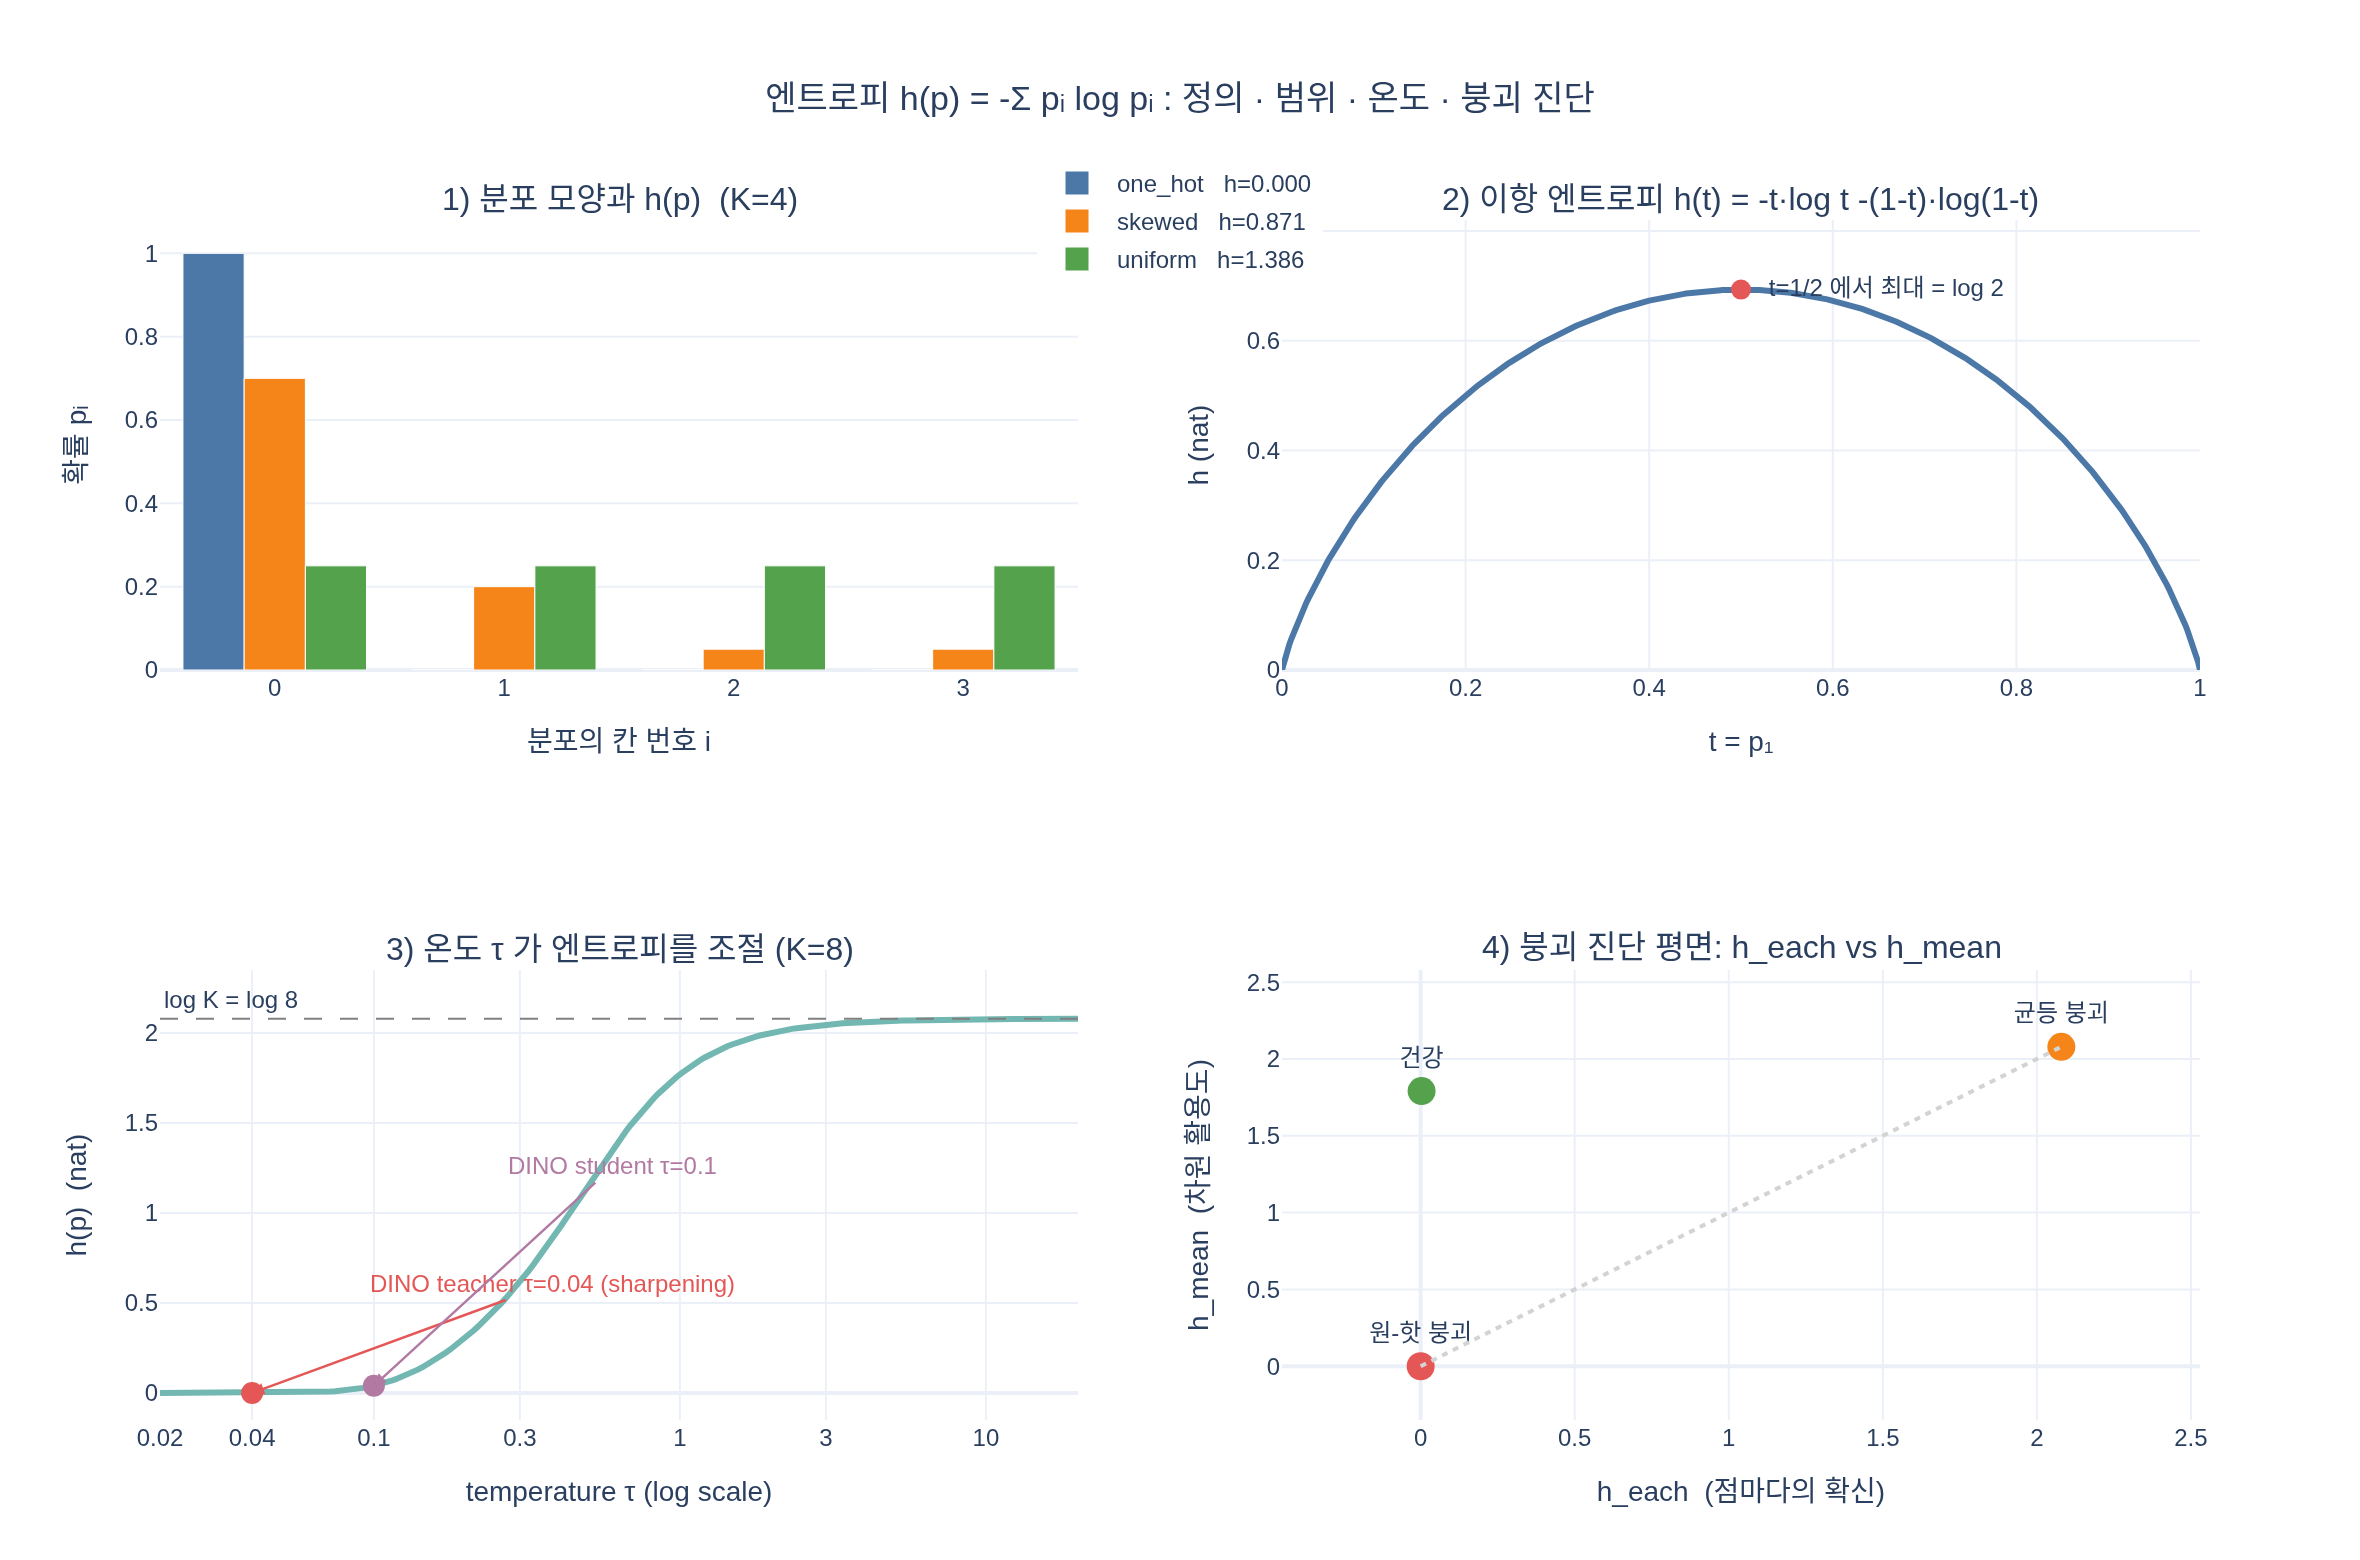

Here is the Python script that generated this plot:
# ---
# jupyter:
#   jupytext:
#     text_representation:
#       extension: .py
#       format_name: percent
#       format_version: '1.3'
#   kernelspec:
#     display_name: Python 3
#     language: python
#     name: python3
# ---

# 필요 패키지: numpy, plotly, kaleido (expy.png 저장용)

# %% [markdown]
# # 엔트로피 $h(p) = -\sum_i p_i \log p_i$ 만져보기
#
# 확률분포 $p = (p_1,\dots,p_K)$의 엔트로피는
#
# $$h(p) = -\sum_{i=1}^{K} p_i \log p_i$$
#
# "분포가 얼마나 퍼져 있는가"를 숫자 하나로 나타낸다.
# 아래에서 정의 → 성질($0 \le h \le \log K$) → 온도로 조절하기 → DINO에서의 쓰임 순으로 확인한다.

# %%
import numpy as np
import plotly.graph_objects as go
from plotly.subplots import make_subplots

np.set_printoptions(precision=3, suppress=True)


def _show(fig):
    try:
        from IPython import get_ipython
        if get_ipython() is not None:  # VSCode 셀/Jupyter에서만 렌더링
            fig.show()
    except ImportError:
        pass


print("numpy", np.__version__)
# 출력: numpy 1.26.4

# %% [markdown]
# ## 1. 정의를 그대로 코드로
#
# $$h(p) = -\sum_i p_i \log p_i$$
#
# $p_i = 0$인 항은 $\lim_{p\to 0^+} p\log p = 0$ 이므로 0으로 취급한다.
# 실무 코드에서는 `log(0) = -inf`를 피하려고 아주 작은 값으로 잘라(clamp) 준다.

# %%
EPS = 1e-12


def entropy(p):
    """h(p) = -sum_i p_i log p_i  (자연로그, 단위 nat)"""
    p = np.asarray(p, dtype=float)
    terms = np.where(p > 0, p * np.log(np.maximum(p, EPS)), 0.0)   # 0*log0 = 0
    return -terms.sum(-1) + 0.0                                    # -0.0 -> 0.0


K = 4
one_hot = np.array([1.0, 0.0, 0.0, 0.0])
skewed  = np.array([0.7, 0.2, 0.05, 0.05])
uniform = np.full(K, 1 / K)

for name, p in [("one_hot", one_hot), ("skewed", skewed), ("uniform", uniform)]:
    print(f"{name:8s} p={p}  sum={p.sum():.1f}  h={entropy(p):.4f}")
print(f"\nlog K = log {K} = {np.log(K):.4f}   <- 균등분포의 엔트로피 = 최댓값")
# 출력: one_hot  p=[1. 0. 0. 0.]  sum=1.0  h=0.0000
# 출력: skewed   p=[0.7  0.2  0.05 0.05]  sum=1.0  h=0.8711
# 출력: uniform  p=[0.25 0.25 0.25 0.25]  sum=1.0  h=1.3863
# 출력:
# 출력: log K = log 4 = 1.3863   <- 균등분포의 엔트로피 = 최댓값

# %% [markdown]
# 퍼진 정도가 `one_hot < skewed < uniform` 인 직관과 값의 순서가 일치한다.

# %% [markdown]
# ## 2. 엔트로피 = "놀람"의 기댓값
#
# 사건 $i$가 일어났을 때의 놀람을 $s_i = -\log p_i$ 로 정의하면
#
# $$h(p) = \sum_i p_i \cdot (-\log p_i) = E[\,-\log p_i\,]$$
#
# 즉 엔트로피는 **놀람의 기댓값**이다. 항별로 뜯어보자.

# %%
p = skewed
surprise = -np.log(np.maximum(p, EPS))
terms = p * surprise

print(f"{'i':>2s} {'p_i':>7s} {'-log p_i':>9s} {'p_i*(-log p_i)':>15s}")
for i in range(K):
    print(f"{i:>2d} {p[i]:7.2f} {surprise[i]:9.4f} {terms[i]:15.4f}")
print(f"{'':>2s} {'':>7s} {'합계':>9s} {terms.sum():15.4f}  = h(p)")
# 출력:  i     p_i  -log p_i  p_i*(-log p_i)
# 출력:  0    0.70    0.3567          0.2497
# 출력:  1    0.20    1.6094          0.3219
# 출력:  2    0.05    2.9957          0.1498
# 출력:  3    0.05    2.9957          0.1498
# 출력:            합계          0.8711  = h(p)

# %% [markdown]
# 확률이 큰 사건(0번)은 놀람이 작고, 확률이 작은 사건(2·3번)은 놀람이 크다.
# 놀람 $-\log p$가 로그인 이유: 독립사건의 확률은 곱해지는데($pq$) 놀람은 더해져야 하고,
# 곱을 합으로 바꾸는 함수는 로그뿐이다 — $\log(pq) = \log p + \log q$.

# %% [markdown]
# ## 3. 성질: $0 \le h(p) \le \log K$
#
# - 최솟값 $0$: 한 칸에 확률이 몰린 원-핫 분포
# - 최댓값 $\log K$: 균등분포 (로그가 위로 볼록하다는 사실 + 옌센 부등식)
#
# 랜덤 분포를 잔뜩 뽑아 실제로 이 범위를 벗어나지 않는지 확인한다.

# %%
rng = np.random.default_rng(0)
K = 8
P = rng.dirichlet(np.ones(K) * 0.5, size=20000)   # 랜덤 확률분포 2만 개
H = entropy(P)

print(f"K = {K},  log K = {np.log(K):.4f}")
print(f"h 최솟값 = {H.min():.4f}   h 최댓값 = {H.max():.4f}")
print(f"범위 [0, log K] 안에 있는 비율 = {np.mean((H >= -1e-9) & (H <= np.log(K) + 1e-9)):.4f}")
print(f"균등분포의 h = {entropy(np.full(K, 1/K)):.4f}  (= log K, 상한에서 등호)")
# 출력: K = 8,  log K = 2.0794
# 출력: h 최솟값 = 0.2486   h 최댓값 = 2.0545
# 출력: 범위 [0, log K] 안에 있는 비율 = 1.0000
# 출력: 균등분포의 h = 2.0794  (= log K, 상한에서 등호)

# %% [markdown]
# ### $K=2$일 때: 이항 엔트로피 곡선
#
# 칸이 둘뿐이면 $p = (t, 1-t)$ 이고
#
# $$h(t) = -t\log t - (1-t)\log(1-t)$$
#
# 변수 하나짜리 함수라 그래프로 그릴 수 있다.
# 미분하면 $h'(t) = \log\frac{1-t}{t}$ 이고, $h'(t)=0 \Rightarrow t = 1/2$ 에서 최댓값 $\log 2$.

# %%
t = np.linspace(1e-6, 1 - 1e-6, 501)
h_binary = -(t * np.log(t) + (1 - t) * np.log(1 - t))
print(f"h(0.5) = {-(0.5*np.log(0.5))*2:.4f}  == log 2 = {np.log(2):.4f}")
print(f"수치 최댓값 위치 t = {t[h_binary.argmax()]:.4f},  값 = {h_binary.max():.4f}")
# 출력: h(0.5) = 0.6931  == log 2 = 0.6931
# 출력: 수치 최댓값 위치 t = 0.5000,  값 = 0.6931

# %% [markdown]
# ## 4. 온도(temperature)로 엔트로피를 조절한다
#
# 신경망의 실수 출력(로짓) $z$를 확률로 바꿀 때 softmax를 쓴다.
#
# $$p_i = \frac{\exp(z_i/\tau)}{\sum_j \exp(z_j/\tau)}$$
#
# - $\tau \downarrow$ → 큰 로짓이 더 두드러짐 → **뾰족** → $h \downarrow$
# - $\tau \uparrow$ → 차이가 뭉개짐 → **평평** → $h \uparrow (\to \log K)$
#
# DINO의 **sharpening** 이 바로 이것이다. teacher에 $\tau = 0.04$ 를 걸어 분포를 뾰족하게 만든다.

# %%
def softmax(z, temp=1.0):
    z = np.asarray(z, dtype=float) / temp
    z = z - z.max(-1, keepdims=True)
    e = np.exp(z)
    return e / e.sum(-1, keepdims=True)


K = 8
logits = np.array([2.0, 1.5, 1.0, 0.5, 0.0, 0.0, 0.0, 0.0])
temps = [10.0, 1.0, 0.5, 0.1, 0.04]

print(f"{'temp':>6s}  {'h(p)':>7s}   p")
for tau in temps:
    q = softmax(logits, tau)
    print(f"{tau:6.2f}  {entropy(q):7.4f}   {q}")
print(f"\nlog K = {np.log(K):.4f} (상한),  0 (하한)")
# 출력:   temp     h(p)   p
# 출력:  10.00   2.0766   [0.143 0.136 0.129 0.123 0.117 0.117 0.117 0.117]
# 출력:   1.00   1.7701   [0.365 0.221 0.134 0.081 0.049 0.049 0.049 0.049]
# 출력:   0.50   1.1510   [0.615 0.226 0.083 0.031 0.011 0.011 0.011 0.011]
# 출력:   0.10   0.0407   [0.993 0.007 0.    0.    0.    0.    0.    0.   ]
# 출력:   0.04   0.0001   [1. 0. 0. 0. 0. 0. 0. 0.]
# 출력:
# 출력: log K = 2.0794 (상한),  0 (하한)
#
# 온도가 10 → 0.04 로 내려가며 h가 log K(2.079)에서 0으로 단조 감소한다.

# %% [markdown]
# ## 5. DINO에서 엔트로피가 쓰이는 자리
#
# ### (a) 교차엔트로피의 분해
#
# $$H(q,p) = -\sum_i q_i \log p_i = \underbrace{h(q)}_{\text{target의 엔트로피}} + \underbrace{D_{KL}(q\|p)}_{\text{두 분포가 다른 정도}}$$
#
# loss $H(q,p)$를 낮추는 길이 **두 개**라는 뜻이다.
# (a) $p \to q$ — student가 teacher를 따라감(원하는 것),
# (b) $h(q) \downarrow$ — teacher 분포 자체가 뾰족해짐. **(b)가 붕괴(collapse)의 통로다.**

# %%
def cross_entropy(q, p):
    q = np.asarray(q, dtype=float)
    terms = np.where(q > 0, q * np.log(np.maximum(p, EPS)), 0.0)
    return -terms.sum(-1) + 0.0


def kl(q, p):
    q = np.asarray(q, dtype=float)
    return (q * (np.log(np.maximum(q, EPS)) - np.log(np.maximum(p, EPS)))).sum(-1)


K = 8
u8 = np.full(K, 1 / K)
oh8 = np.eye(K)[3]
pk8 = softmax(np.array([4., 1., 0., 0., 0., 0., 0., 0.]))

cases = [
    ("q=peaked,  p=peaked  (완벽히 맞춤)", pk8, pk8),
    ("q=peaked,  p=uniform (아무것도 못함)", pk8, u8),
    ("q=uniform, p=uniform (균등 붕괴)", u8, u8),
    ("q=one_hot, p=one_hot (원-핫 붕괴)", oh8, oh8),
]
print(f"{'case':38s} {'H(q,p)':>8s} {'h(q)':>7s} {'KL':>7s}  {'h+KL':>7s}")
for name, q, p_ in cases:
    print(f"{name:38s} {cross_entropy(q, p_):8.3f} {entropy(q):7.3f} {kl(q, p_):7.3f}  {entropy(q)+kl(q, p_):7.3f}")
# 출력: case                                     H(q,p)    h(q)      KL     h+KL
# 출력: q=peaked,  p=peaked  (완벽히 맞춤)             0.656   0.656   0.000    0.656
# 출력: q=peaked,  p=uniform (아무것도 못함)            2.079   0.656   1.423    2.079
# 출력: q=uniform, p=uniform (균등 붕괴)              2.079   2.079   0.000    2.079
# 출력: q=one_hot, p=one_hot (원-핫 붕괴)             0.000   0.000   0.000    0.000
#
# 마지막 줄: h(q)=0, KL=0 이라 loss가 0 -- 입력을 전혀 안 봐도 얻는 만점.
# 이것이 원-핫 붕괴다. 그 위 줄(균등 붕괴)은 KL=0인데 loss는 log K에서 멈춘다.

# %% [markdown]
# ### (b) 붕괴 진단 지표: `h_each` 와 `h_mean`
#
# 데이터 $N$개에 대한 출력 분포 $q^{(1)},\dots,q^{(N)}$ 이 있을 때
#
# - $\texttt{h\_each} = \frac{1}{N}\sum_n h(q^{(n)})$ — "점 하나하나가 확신하는가"
# - $\texttt{h\_mean} = h\!\left(\frac{1}{N}\sum_n q^{(n)}\right)$ — "출력 차원을 골고루 쓰는가"
#
# 같은 정의 $h(\cdot)$ 를 **어디에 적용하느냐**만 다른데 뜻이 정반대다. 짝으로 봐야 한다.

# %%
K, N = 8, 512
rng = np.random.default_rng(1)


def stats(Q, name):
    h_each = entropy(Q).mean()
    h_mean = entropy(Q.mean(0))
    print(f"{name:26s} h_each={h_each:6.3f}  h_mean={h_mean:6.3f}")
    return h_each, h_mean


# 건강: 점마다 다른 차원을 확신 있게 고른다 -> h_each 낮고, h_mean 높다
codes = rng.integers(0, 6, N)
healthy = softmax(np.eye(K)[codes] * 10.0)
# 원-핫 붕괴: 모든 점이 같은 한 차원 -> 둘 다 0
onehot_collapse = softmax(np.tile(np.eye(K)[2] * 50.0, (N, 1)))
# 균등 붕괴: 모든 점이 1/K -> 둘 다 log K
uniform_collapse = np.full((N, K), 1 / K)

print(f"log K = {np.log(K):.3f},  log 6 = {np.log(6):.3f}\n")
stats(healthy, "건강 (6개 코드 사용)")
stats(onehot_collapse, "원-핫 붕괴")
stats(uniform_collapse, "균등 붕괴")
# 출력: log K = 2.079,  log 6 = 1.792
# 출력:
# 출력: 건강 (6개 코드 사용)              h_each= 0.003  h_mean= 1.791
# 출력: 원-핫 붕괴                     h_each= 0.000  h_mean= 0.000
# 출력: 균등 붕괴                      h_each= 2.079  h_mean= 2.079
#
# 건강: h_each 낮음 + h_mean 높음(~log 6). 두 붕괴는 h_each와 h_mean이 같이 움직인다.

# %% [markdown]
# ## 6. 그림으로 한 번에
#
# 1. 세 분포의 막대그래프와 각각의 $h$
# 2. $K=2$ 이항 엔트로피 곡선 — $t=1/2$ 에서 최대 $\log 2$
# 3. 온도 $\tau$ 에 따른 $h$ — sharpening 이 하는 일
# 4. 붕괴 진단 평면 (`h_each`, `h_mean`)

# %%
fig = make_subplots(
    rows=2, cols=2,
    subplot_titles=(
        "1) 분포 모양과 h(p)  (K=4)",
        "2) 이항 엔트로피 h(t) = -t·log t -(1-t)·log(1-t)",
        "3) 온도 τ 가 엔트로피를 조절 (K=8)",
        "4) 붕괴 진단 평면: h_each vs h_mean",
    ),
)

# --- (1) 세 분포 막대 ---
K4 = 4
dists = [("one_hot", one_hot, "#4C78A8"), ("skewed", skewed, "#F58518"), ("uniform", uniform, "#54A24B")]
for name, d, color in dists:
    fig.add_trace(
        go.Bar(x=[str(i) for i in range(K4)], y=d, name=f"{name}   h={entropy(d):.3f}",
               marker_color=color, legendgroup="d"),
        row=1, col=1,
    )

# --- (2) 이항 엔트로피 ---
fig.add_trace(go.Scatter(x=t, y=h_binary, mode="lines", name="h(t)",
                         line=dict(color="#4C78A8", width=3), showlegend=False), row=1, col=2)
fig.add_trace(go.Scatter(x=[0.5], y=[np.log(2)], mode="markers+text", text=["  t=1/2 에서 최대 = log 2"],
                         textposition="middle right", marker=dict(size=10, color="#E45756"),
                         showlegend=False), row=1, col=2)

# --- (3) 온도 스윕 ---
taus = np.logspace(np.log10(0.02), np.log10(20), 200)
h_tau = np.array([entropy(softmax(logits, tt)) for tt in taus])
fig.add_trace(go.Scatter(x=taus, y=h_tau, mode="lines", line=dict(color="#72B7B2", width=3),
                         showlegend=False), row=2, col=1)
fig.add_hline(y=np.log(8), line=dict(dash="dash", color="gray", width=1),
              annotation_text="log K = log 8", annotation_position="top left", row=2, col=1)
marks = [(0.04, "DINO teacher τ=0.04 (sharpening)", "#E45756", 150, -55),
         (0.1, "DINO student τ=0.1", "#B279A2", 120, -110)]
for tt, lab, col, ax_, ay_ in marks:
    yy = entropy(softmax(logits, tt))
    fig.add_trace(go.Scatter(x=[tt], y=[yy], mode="markers",
                             marker=dict(size=11, color=col), showlegend=False), row=2, col=1)
    fig.add_annotation(x=np.log10(tt), y=yy, text=lab, showarrow=True, arrowhead=2,
                       arrowsize=1, arrowwidth=1.2, arrowcolor=col,
                       ax=ax_, ay=ay_, font=dict(size=12, color=col),
                       row=2, col=1)

# --- (4) 진단 평면 ---
logK = np.log(8)
pts = [("건강", 0.003, 1.791, "#54A24B"), ("원-핫 붕괴", 0.0, 0.0, "#E45756"), ("균등 붕괴", logK, logK, "#F58518")]
for name, he, hm, col in pts:
    fig.add_trace(go.Scatter(x=[he], y=[hm], mode="markers+text", text=[name], textposition="top center",
                             marker=dict(size=14, color=col), showlegend=False), row=2, col=2)
fig.add_trace(go.Scatter(x=[0, logK], y=[0, logK], mode="lines",
                         line=dict(dash="dot", color="lightgray"), showlegend=False), row=2, col=2)

fig.update_xaxes(title_text="분포의 칸 번호 i", row=1, col=1)
fig.update_yaxes(title_text="확률 pᵢ", range=[0, 1.08], row=1, col=1)
fig.update_xaxes(title_text="t = p₁", row=1, col=2)
fig.update_yaxes(title_text="h (nat)", range=[0, 0.82], row=1, col=2)
fig.update_xaxes(title_text="temperature τ (log scale)", type="log",
                 tickvals=[0.02, 0.04, 0.1, 0.3, 1, 3, 10],
                 ticktext=["0.02", "0.04", "0.1", "0.3", "1", "3", "10"], row=2, col=1)
fig.update_yaxes(title_text="h(p)  (nat)", range=[-0.15, 2.35], row=2, col=1)
fig.update_xaxes(title_text="h_each  (점마다의 확신)", range=[-0.45, logK + 0.45], row=2, col=2)
fig.update_yaxes(title_text="h_mean  (차원 활용도)", range=[-0.35, logK + 0.5], row=2, col=2)

fig.update_layout(height=780, width=1180, barmode="group",
                  title_text="엔트로피 h(p) = -Σ pᵢ log pᵢ : 정의 · 범위 · 온도 · 붕괴 진단",
                  title_x=0.5,
                  margin=dict(t=110, b=70),
                  legend=dict(orientation="h", y=1.055, x=0.5, xanchor="center",
                              font=dict(size=12)),
                  template="plotly_white")

_show(fig)

fig.write_image("expy.png", scale=2)
print("saved expy.png")
# 출력: saved expy.png

# %% [markdown]
# ## 7. 정리
#
# | 항목 | 내용 |
# |---|---|
# | 정의 | $h(p) = -\sum_i p_i \log p_i$ |
# | 정체 | 놀람 $-\log p_i$ 의 기댓값 |
# | 범위 | $0 \le h(p) \le \log K$ |
# | 최소 | 원-핫 분포 → $h = 0$ |
# | 최대 | 균등분포 → $h = \log K$ |
# | 규약 | $0\log 0 = 0$ (극한값), 코드에서는 clamp |
# | 조절 | softmax 온도 $\tau$: 작을수록 뾰족 → $h \downarrow$ |
# | DINO | $H(q,p) = h(q) + D_{KL}(q\|p)$ 의 첫 항, 붕괴 진단 지표 `h_each`/`h_mean` |
